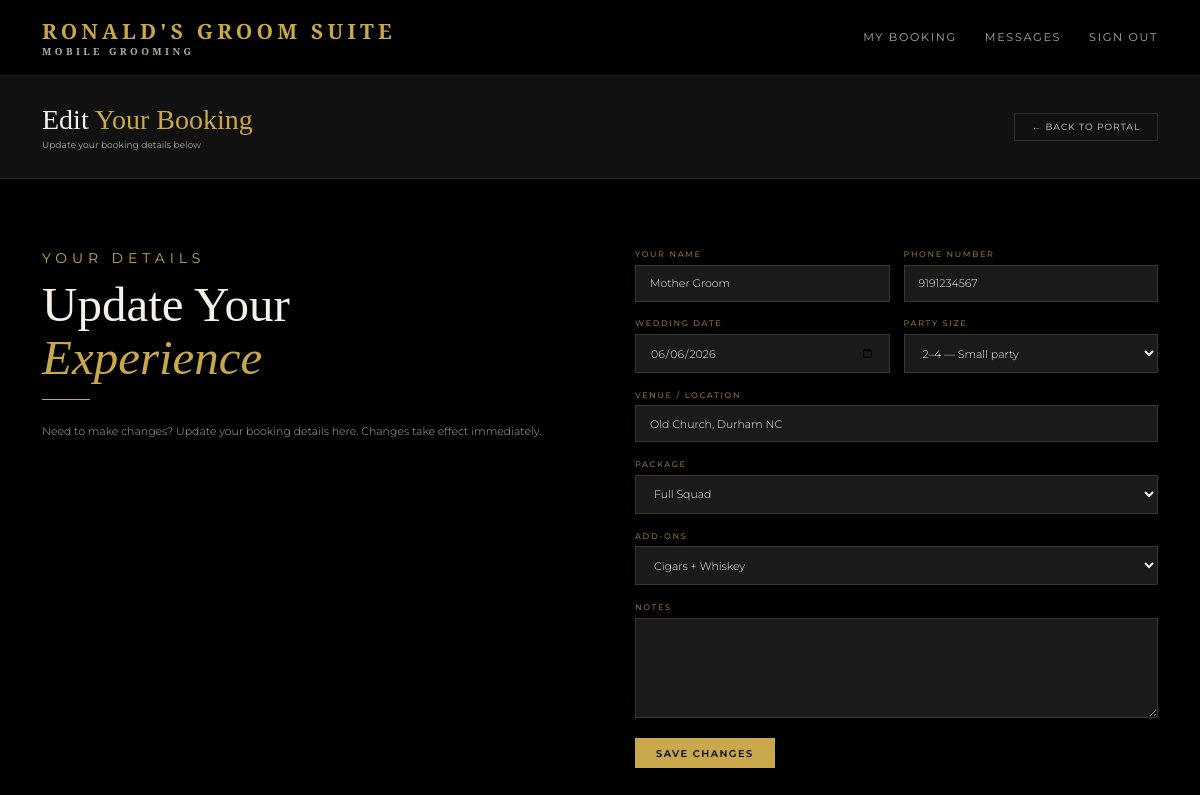
Page /portal/edit (signed in) on the committed database.
### models.py (models this page shows)
class User(UserMixin, db.Model):
    id = db.Column(db.Integer, primary_key=True)
    name = db.Column(db.String(100), nullable=False)
    email = db.Column(db.String(120), unique=True, nullable=False)
    password = db.Column(db.String(200), nullable=False)
    role = db.Column(db.String(20), default='client')
    phone = db.Column(db.String(20))
    password_changed = db.Column(db.Boolean, default=False)
    bookings = db.relationship('Booking', backref='client', lazy=True)

class Booking(db.Model):
    id = db.Column(db.Integer, primary_key=True)
    wedding_date = db.Column(db.String(50), nullable=False)
    venue = db.Column(db.String(200), nullable=False)
    start_time = db.Column(db.String(20))
    party_size = db.Column(db.Integer, default=1)
    package = db.Column(db.String(100))
    addons = db.Column(db.String(200))
    notes = db.Column(db.Text)
    status = db.Column(db.String(20), default='pending')
    created_at = db.Column(db.DateTime, default=datetime.utcnow)
    user_id = db.Column(db.Integer, db.ForeignKey('user.id'), nullable=False)
    party_members = db.relationship('PartyMember', backref='booking', lazy=True)
    messages = db.relationship('Message', backref='booking_messages', lazy=True, foreign_keys='Message.booking_id')

### routes.py (the view, shortened to what this page needs)
    @app.route('/portal/edit', methods=['GET', 'POST'])
    @login_required
    def edit_booking():
        booking = Booking.query.filter_by(user_id=current_user.id).first()
        if not booking:
            return redirect(url_for('portal'))
        return render_template('edit_booking.html', booking=booking)

### auth.py (called while the page is built)
def register_routes(app, login_manager):
    @login_manager.user_loader
    def load_user(user_id):
        return db.session.get(User, int(user_id))
    @app.route('/login', methods=['GET', 'POST'])
    def login():
        if request.method == 'POST':
            email = request.form.get('email')
            password = request.form.get('password')
            user = User.query.filter_by(email=email).first()
            if user and check_password_hash(user.password, password):
                login_user(user)
                if user.role == 'admin':
                    return redirect(url_for('index'))
                return redirect(url_for('portal'))
            flash('Invalid email or password')
        return render_template('login.html')
    @app.route('/logout')
    @login_required
    def logout():
        logout_user()
        return redirect(url_for('index'))

### templates/edit_booking.html (shortened to what this page needs)
{% extends 'base.html' %}
{% block content %}
<div class="admin-header">
  <div>
    <h1 class="admin-title">Edit <span>Your Booking</span></h1>
    <p class="admin-meta">Update your booking details below</p>
  </div>
  <a href="{{ url_for('portal') }}" class="btn-ghost">← Back to Portal</a>
</div>
<div class="inquiry-wrapper">
  <div class="inquiry-left">
    <p class="section-eyebrow">Your Details</p>
    <h2 class="inquiry-title">Update Your<br><em>Experience</em></h2>
    <div class="gold-line-left"></div>
    <p class="inquiry-body">Need to make changes? Update your booking details here. Changes take effect immediately.</p>
  </div>
  <div class="inquiry-form">
    <form method="POST" action="{{ url_for('edit_booking') }}">
      <div class="form-row">
        <div class="form-field">
          <label>Your Name</label>
          <input type="text" name="name" value="{{ current_user.name }}" required>
        </div>
        <div class="form-field">
          <label>Phone Number</label>
          <input type="text" name="phone" value="{{ current_user.phone or '' }}">
        </div>
      </div>
      <div class="form-row">
        <div class="form-field">
          <label>Wedding Date</label>
          <input type="date" name="wedding_date" value="{{ booking.wedding_date }}" required>
        </div>
        <div class="form-field">
          <label>Party Size</label>
          <select name="party_size" id="party_size" required>
            <option value="4" {% if booking.party_size == 4 %}selected{% endif %}>2–4 — Small party</option>
          </select>
        </div>
      </div>
      <div class="form-field">
        <label>Venue / Location</label>
        <input type="text" name="venue" value="{{ booking.venue }}" required>
      </div>
      <div class="form-field">
        <label>Package</label>
        <select name="package" id="package">
          {% if booking.party_size == 1 %}
          <option value="Groom Only" selected>Groom Only</option>
          {% else %}
          <option value="Full Squad" {% if booking.package == 'Full Squad' %}selected{% endif %}>Full Squad</option>
          {% endif %}
        </select>
      </div>
      <div class="form-field">
        <label>Add-ons</label>
        <select name="addons">
          <option value="Cigars + Whiskey" {% if booking.addons == 'Cigars + Whiskey' %}selected{% endif %}>Cigars + Whiskey</option>
        </select>
      </div>
      <div class="form-field">
        <label>Notes</label>
        <textarea name="notes">{{ booking.notes or '' }}</textarea>
      </div>
      <button type="submit" class="btn-gold">Save Changes</button>
    </form>
  </div>
</div>
{% endblock %}

### static/css/style.css (style rules this page uses)
*, *::before, *::after { box-sizing: border-box; margin: 0; padding: 0; }
:root { --gold: #C9A84C; --gold-light: #E8C96A; --gold-dim: #8a6f2e; --black: #000000; --black-2: #111111; --black-3: #1A1A1A; --black-5: #2C2C2C; --white: #F5F0E8; --white-dim: #b0aa9a; --font-display: 'Cormorant Garamond', serif; --font-body: 'Montserrat', sans-serif; }
html { font-size: 14px; }
body { font-family: var(--font-body); background: var(--black); color: var(--white); min-height: 100vh; }
.btn-gold { display: inline-block; width: auto; padding: 0.65rem 1.5rem; background: var(--gold); color: var(--black); font-family: var(--font-body); font-size: 0.7rem; font-weight: 600; letter-spacing: 0.15em; text-transform: uppercase; border: none; cursor: pointer; transition: background 0.2s; text-decoration: none; text-align: center; }
.btn-ghost { display: inline-block; padding: 0.55rem 1.2rem; background: transparent; color: var(--white-dim); font-family: var(--font-body); font-size: 0.65rem; font-weight: 500; letter-spacing: 0.1em; text-transform: uppercase; border: 1px solid var(--black-5); cursor: pointer; transition: all 0.2s; text-decoration: none; }
.gold-line-left { width: 48px; height: 1px; background: var(--gold); margin: 1rem 0 1.5rem; }
.form-field { margin-bottom: 1.2rem; text-align: left; }
.form-field label { display: block; font-size: 0.58rem; letter-spacing: 0.2em; text-transform: uppercase; color: var(--gold-dim); margin-bottom: 0.4rem; font-weight: 500; }
.form-field input, .form-field select, .form-field textarea { width: 100%; background: var(--black-3); border: 1px solid rgba(201,168,76,0.2); color: var(--white); font-family: var(--font-body); font-size: 0.78rem; font-weight: 300; padding: 0.75rem 1rem; outline: none; transition: border-color 0.2s; }
.form-field textarea { resize: vertical; min-height: 100px; }
.form-field select option { background: var(--black-3); }
.form-row { display: grid; grid-template-columns: 1fr 1fr; gap: 1rem; }
.section-eyebrow { font-size: 1rem; letter-spacing: 0.35em; text-transform: uppercase; color: var(--gold); margin-bottom: 0.75rem; }
.admin-header { padding: 2rem 3rem; background: var(--black-2); border-bottom: 1px solid rgba(201,168,76,0.15); display: flex; align-items: center; justify-content: space-between; }
.admin-title { font-family: var(--font-display); font-size: 2rem; font-weight: 300; }
.admin-title span { color: var(--gold); }
.admin-meta { font-size: 0.65rem; color: var(--white-dim); margin-top: 0.25rem; }
.inquiry-wrapper { display: grid; grid-template-columns: 1fr 1fr; gap: 5rem; padding: 5rem 3rem; align-items: start; }
.inquiry-title { font-family: var(--font-display); font-size: 3.5rem; font-weight: 300; line-height: 1.1; margin-bottom: 1rem; }
.inquiry-title em { font-style: italic; color: var(--gold); }
.inquiry-body { font-size: 0.78rem; color: var(--white-dim); line-height: 1.9; font-weight: 300; margin-bottom: 2rem; }

### rows in the picture
User: name "Mother Groom", phone "9191234567"
Booking: wedding_date "06/06/2026", party_size "2–4 — Small party", venue "Old Church, Durham NC", package "Full Squad", addons "Cigars + Whiskey"
